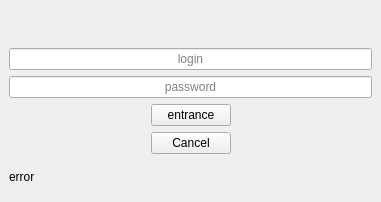
<?xml version="1.0" encoding="UTF-8"?>
<ui version="4.0">
 <class>MainWindow</class>
 <widget class="QMainWindow" name="MainWindow">
  <property name="geometry">
   <rect>
    <x>0</x>
    <y>0</y>
    <width>381</width>
    <height>202</height>
   </rect>
  </property>
  <property name="windowTitle">
   <string>form entrance</string>
  </property>
  <widget class="QWidget" name="centralwidget">
   <layout class="QVBoxLayout" name="verticalLayout">
    <item>
     <widget class="QLabel" name="label">
      <property name="font">
       <font>
        <pointsize>18</pointsize>
       </font>
      </property>
      <property name="cursor">
       <cursorShape>ArrowCursor</cursorShape>
      </property>
      <property name="text">
       <string></string>
      </property>
      <property name="alignment">
       <set>Qt::AlignCenter</set>
      </property>
     </widget>
    </item>
    <item>
     <widget class="QLineEdit" name="line_login">
      <property name="text">
       <string/>
      </property>
      <property name="alignment">
       <set>Qt::AlignCenter</set>
      </property>
      <property name="placeholderText">
       <string>login</string>
      </property>
     </widget>
    </item>
    <item>
     <widget class="QLineEdit" name="line_password">
      <property name="echoMode">
       <enum>QLineEdit::Password</enum>
      </property>
      <property name="alignment">
       <set>Qt::AlignCenter</set>
      </property>
      <property name="placeholderText">
       <string>password</string>
      </property>
     </widget>
    </item>
    <item>
     <layout class="QHBoxLayout" name="horizontalLayout">
      <item>
       <spacer name="horizontalSpacer">
        <property name="orientation">
         <enum>Qt::Horizontal</enum>
        </property>
        <property name="sizeHint" stdset="0">
         <size>
          <width>40</width>
          <height>20</height>
         </size>
        </property>
       </spacer>
      </item>
      <item>
       <widget class="QPushButton" name="button_enter">
        <property name="text">
         <string>entrance</string>
        </property>
       </widget>
      </item>
      <item>
       <spacer name="horizontalSpacer_2">
        <property name="orientation">
         <enum>Qt::Horizontal</enum>
        </property>
        <property name="sizeHint" stdset="0">
         <size>
          <width>40</width>
          <height>20</height>
         </size>
        </property>
       </spacer>
      </item>
     </layout>
    </item>
    <item>
     <layout class="QHBoxLayout" name="horizontalLayout_2">
      <item>
       <spacer name="horizontalSpacer_3">
        <property name="orientation">
         <enum>Qt::Horizontal</enum>
        </property>
        <property name="sizeHint" stdset="0">
         <size>
          <width>40</width>
          <height>20</height>
         </size>
        </property>
       </spacer>
      </item>
      <item>
       <widget class="QPushButton" name="push_cancel">
        <property name="text">
         <string>Cancel</string>
        </property>
       </widget>
      </item>
      <item>
       <spacer name="horizontalSpacer_4">
        <property name="orientation">
         <enum>Qt::Horizontal</enum>
        </property>
        <property name="sizeHint" stdset="0">
         <size>
          <width>40</width>
          <height>20</height>
         </size>
        </property>
       </spacer>
      </item>
     </layout>
    </item>
    <item>
     <widget class="QLabel" name="lbl_error">
      <property name="text">
       <string>error</string>
      </property>
     </widget>
    </item>
   </layout>
  </widget>
  <action name="action">
   <property name="text">
    <string>Exit</string>
   </property>
  </action>
 </widget>
 <resources/>
 <connections/>
</ui>
